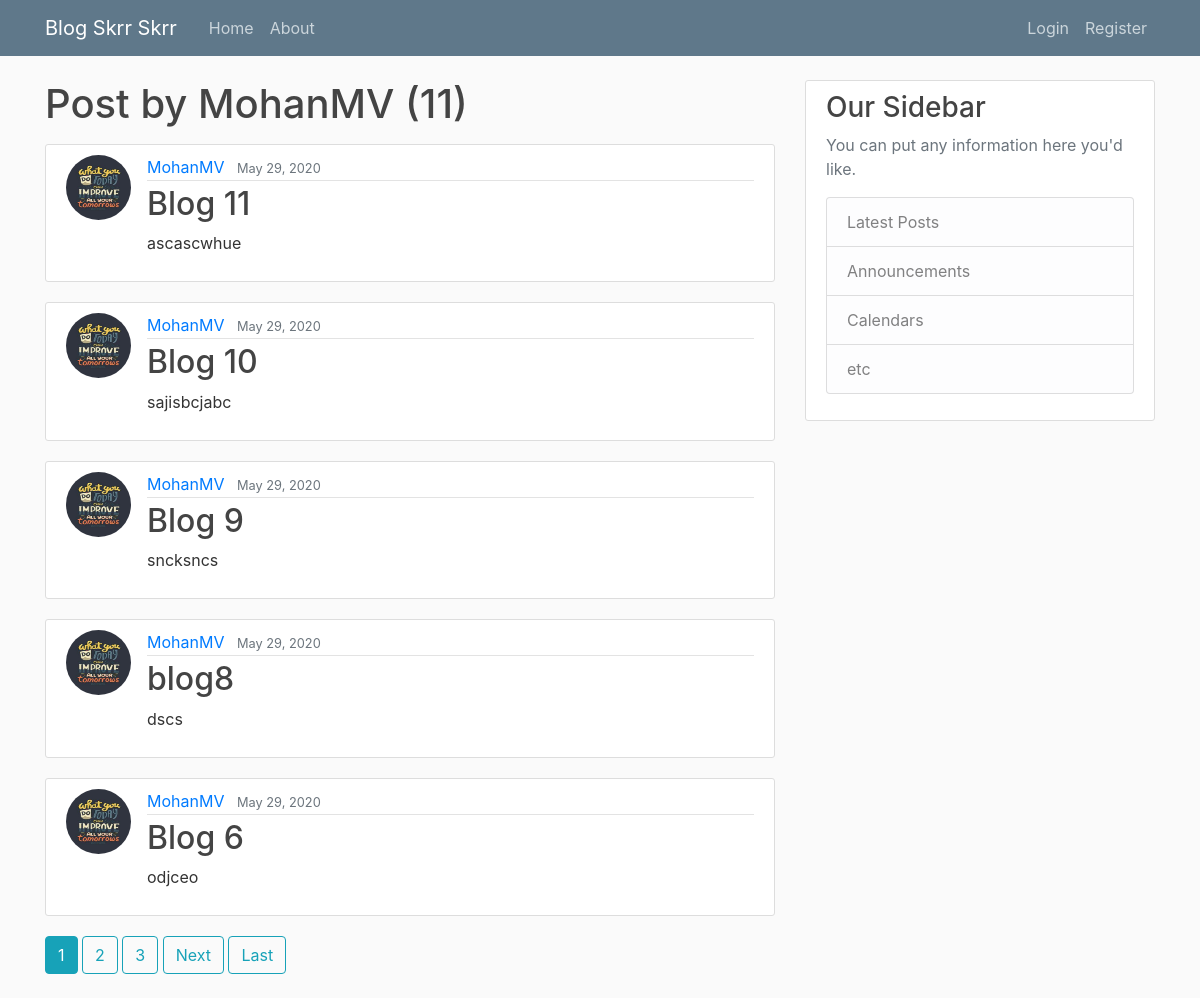
Page /user/MohanMV/ on the committed database.
### blog/models.py (models this page shows, shortened)
class Post(models.Model):
  title = models.CharField(max_length=100)
  content = models.TextField()
  date_posted = models.DateTimeField(default=timezone.now)
  author = models.ForeignKey(User, on_delete=models.CASCADE)

### users/models.py (models this page shows, shortened)
class Profile(models.Model):
  user = models.OneToOneField(User, on_delete=models.CASCADE) #1to1 relationship with user
  image = models.ImageField(default = 'default.jpg', upload_to='profile_pics')

### blog/views.py (the view)
# urls.py: path('user/<str:username>/', UserPostListView.as_view() , name='user-posts'),
class UserPostListView(ListView):
  model = Post
  template_name = 'blog/user_posts.html' #<app>/<model>_<viewtype>.html
  context_object_name = 'posts'
  paginate_by = 5
  def get_queryset(self):
    user = get_object_or_404(User, username=self.kwargs.get('username'))
    return Post.objects.filter(author=user).order_by('-date_posted')

### blog/templates/blog/user_posts.html (shortened to what this page needs)
{% extends "blog/base.html" %}
{% block content %}
  <h1 class="mb-3">Post by {{ view.kwargs.username }} ({{ page_obj.paginator.count }})</h1>
  {% for post in posts %}
    <article class="media content-section">
      <img class="rounded-circle article-img" src="{{ post.author.profile.image.url }}">
      <div class="media-body">
        <div class="article-metadata">
          <a class="mr-2" href="{% url 'user-posts' post.author.username %}">{{ post.author }}</a>
          <small class="text-muted">{{ post.date_posted|date:"F d, Y" }}</small>
        </div>
        <h2><a class="article-title" href="{% url 'post-detail' post.id %}">{{ post.title }}</a></h2>
        <p class="article-content">{{ post.content }}</p>
      </div>
    </article>
  {% endfor %}
  {% if is_paginated %}
    {% for num in page_obj.paginator.page_range %}
      {% if page_obj.number == num %}
        <a class="btn btn-info mb-4"  href="?page={{ num }}">{{ num }}</a>
      {% elif num > page_obj.number|add:'-3' and num < page_obj.number|add:'3' %}
        <a class="btn btn-outline-info mb-4"  href="?page={{ num }}">{{ num }}</a>
      {% endif %}
    {% endfor %}
    {% if page_obj.has_next %}
      <a class="btn btn-outline-info mb-4"  href="?page=1{{ page_obj.next_page_number }}">Next</a>
      <a class="btn btn-outline-info mb-4"  href="?page={{ page_obj.paginator.num_pages }}">Last</a>
    {% endif %}
  {% endif %}
{% endblock content %}

### blog/static/blog/main.css (style rules this page uses)
body { background: #fafafa; color: #333333; margin-top: 5rem; }
h1, h2, h3, h4, h5, h6 { color: #444444; }
.content-section { background: #ffffff; padding: 10px 20px; border: 1px solid #dddddd; border-radius: 3px; margin-bottom: 20px; }
.article-title { color: #444444; }
.article-content { white-space: pre-line; }
.article-img { height: 65px; width: 65px; margin-right: 16px; }
.article-metadata { padding-bottom: 1px; margin-bottom: 4px; border-bottom: 1px solid #e3e3e3 }

### rows in the picture
Post: author.profile.image (picture), author "MohanMV", date_posted "May 29, 2020", title "Blog 11", content "ascascwhue"
Post: author.profile.image (picture), author "MohanMV", date_posted "May 29, 2020", title "Blog 10", content "sajisbcjabc"
Post: author.profile.image (picture), author "MohanMV", date_posted "May 29, 2020", title "Blog 9", content "sncksncs"
Post: author.profile.image (picture), author "MohanMV", date_posted "May 29, 2020", title "blog8", content "dscs"
Post: author.profile.image (picture), author "MohanMV", date_posted "May 29, 2020", title "Blog 6", content "odjceo"

### other values in the picture
{{ view.kwargs.username }} "MohanMV"
{{ page_obj.paginator.count }} "11"
{{ num }} "1"
{{ num }} "2" "3"
